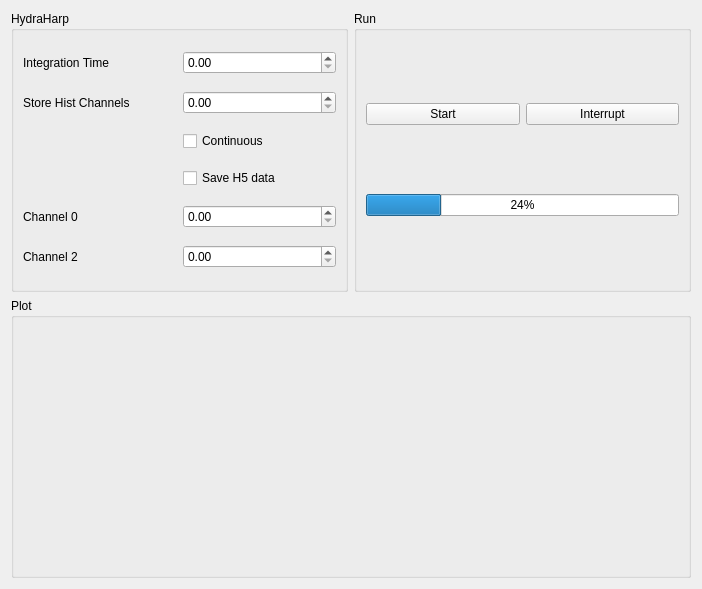
<?xml version="1.0" encoding="UTF-8"?>
<ui version="4.0">
 <class>Form</class>
 <widget class="QWidget" name="Form">
  <property name="geometry">
   <rect>
    <x>0</x>
    <y>0</y>
    <width>702</width>
    <height>589</height>
   </rect>
  </property>
  <property name="windowTitle">
   <string>Form</string>
  </property>
  <layout class="QGridLayout" name="gridLayout_2" rowstretch="0,0">
   <item row="1" column="0" colspan="2">
    <widget class="QGroupBox" name="plot_groupBox">
     <property name="title">
      <string>Plot</string>
     </property>
     <layout class="QVBoxLayout" name="verticalLayout"/>
    </widget>
   </item>
   <item row="0" column="1">
    <widget class="QGroupBox" name="groupBox_4">
     <property name="title">
      <string>Run</string>
     </property>
     <layout class="QGridLayout" name="gridLayout_3">
      <item row="0" column="0">
       <widget class="QPushButton" name="start_pushButton">
        <property name="text">
         <string>Start</string>
        </property>
       </widget>
      </item>
      <item row="0" column="1">
       <widget class="QPushButton" name="interrupt_pushButton">
        <property name="text">
         <string>Interrupt</string>
        </property>
       </widget>
      </item>
      <item row="1" column="0" colspan="2">
       <widget class="QProgressBar" name="progressBar">
        <property name="value">
         <number>24</number>
        </property>
       </widget>
      </item>
     </layout>
    </widget>
   </item>
   <item row="0" column="0">
    <widget class="QGroupBox" name="groupBox">
     <property name="title">
      <string>HydraHarp</string>
     </property>
     <layout class="QGridLayout" name="gridLayout">
      <item row="3" column="1">
       <widget class="QCheckBox" name="save_h5_checkBox">
        <property name="text">
         <string>Save H5 data</string>
        </property>
       </widget>
      </item>
      <item row="0" column="1">
       <widget class="QDoubleSpinBox" name="hydraharp_tacq_doubleSpinBox"/>
      </item>
      <item row="1" column="1">
       <widget class="QDoubleSpinBox" name="hist_channels_doubleSpinBox"/>
      </item>
      <item row="0" column="0">
       <widget class="QLabel" name="label">
        <property name="text">
         <string>Integration Time</string>
        </property>
       </widget>
      </item>
      <item row="1" column="0">
       <widget class="QLabel" name="label_2">
        <property name="text">
         <string>Store Hist Channels</string>
        </property>
       </widget>
      </item>
      <item row="5" column="1">
       <widget class="QDoubleSpinBox" name="ch1_doubleSpinBox"/>
      </item>
      <item row="4" column="1">
       <widget class="QDoubleSpinBox" name="ch0_doubleSpinBox"/>
      </item>
      <item row="4" column="0">
       <widget class="QLabel" name="label_3">
        <property name="text">
         <string>Channel 0</string>
        </property>
       </widget>
      </item>
      <item row="5" column="0">
       <widget class="QLabel" name="label_4">
        <property name="text">
         <string>Channel 2</string>
        </property>
       </widget>
      </item>
      <item row="2" column="1">
       <widget class="QCheckBox" name="continuous_checkBox">
        <property name="text">
         <string>Continuous</string>
        </property>
       </widget>
      </item>
     </layout>
    </widget>
   </item>
  </layout>
 </widget>
 <resources/>
 <connections/>
</ui>
